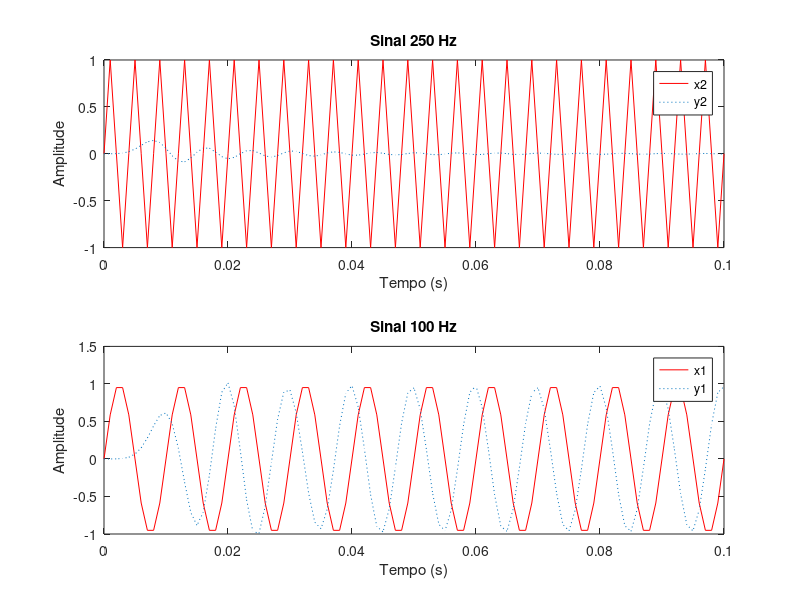

The MATLAB script that drew this image:
fs = 1000;
t = 0:1/fs:0.1;
x1 = sin(2*pi*100*t);
x2 = sin(2*pi*250*t);
[b,a] = ellip(8, 0.7, 120, 0.3);
y1 = filter(b,a,x1);
y2 = filter(b,a,x2);
subplot(2,1,1);
plot(t,x2,'r', t, y2, ':');
ylabel('Amplitude');
xlabel('Tempo (s)');
title('Sinal 250 Hz');
fs=1000; 
t = 0:1/fs:0.1;
x1=sin(2*pi*100*t); 
x2=sin(2*pi*250*t);
[b,a] = ellip(8, 0.7, 120, 0.3);
y1 = filter(b,a,x1);
y2 = filter(b,a,x2);
subplot(2,1,1);
plot(t,x2,'r', t, y2, ':');
ylabel('Amplitude');
xlabel('Tempo (s)');
title('Sinal 250 Hz');
legend('x2', 'y2');
subplot(2,1,2);
plot(t,x1,'r', t, y1, ':');
ylabel('Amplitude');
xlabel('Tempo (s)');
title('Sinal 100 Hz');
legend('x1', 'y1');